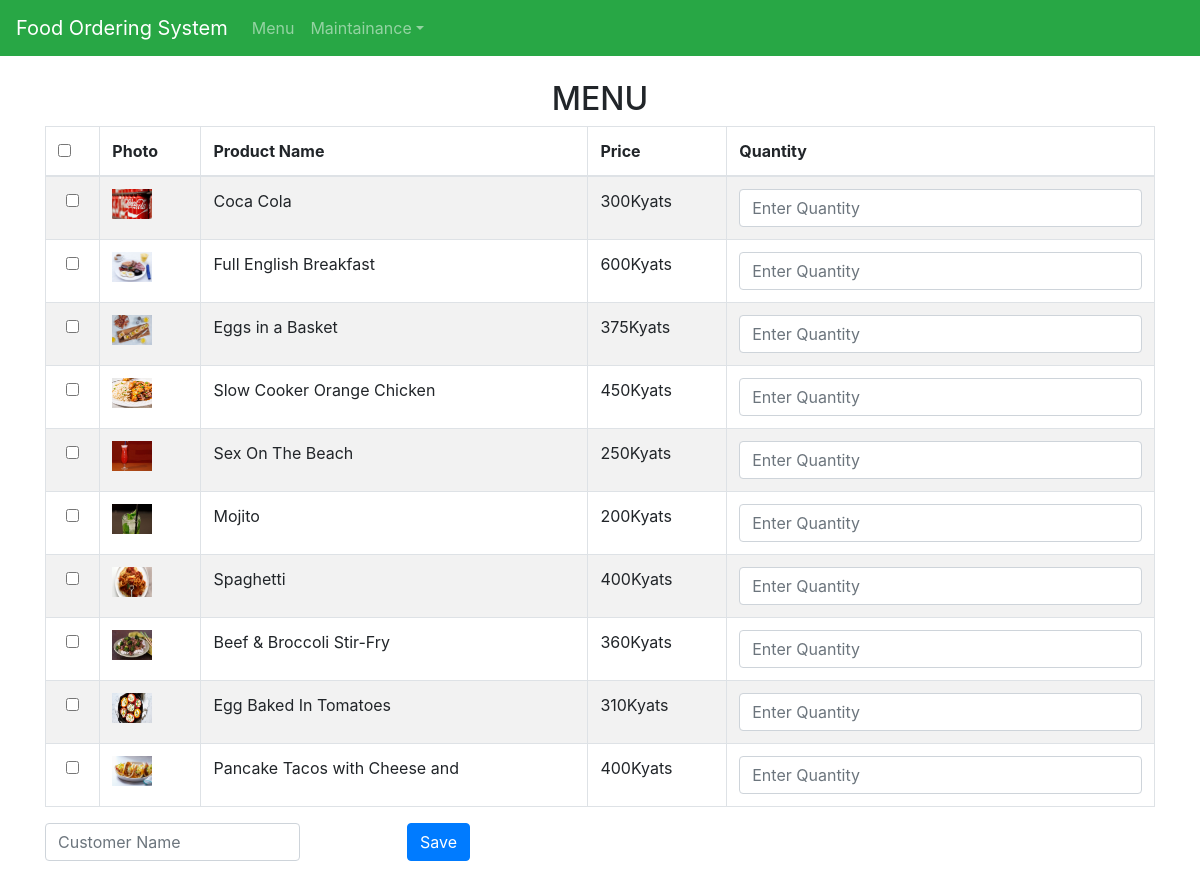
The page / on the database its author committed.
### tables this page shows
CREATE TABLE `products` (
  `productid` int(11) NOT NULL,
  `categoryid` int(11) NOT NULL,
  `productname` varchar(255) NOT NULL,
  `price` int(11) NOT NULL,
  `photo` text NOT NULL
);

### index.php (the view, shortened to what this page needs)
<?php
	include("navbar.php");
	include("admin/config/conn.php");
	$sql = "SELECT * FROM products ORDER BY productid DESC";
	$result = mysqli_query($conn,$sql);
	$iterate = 0;
?>
<body>
	<div class="container" style="margin-top: 80px">
		<h2 class="text-center">MENU</h2>
		<form action="purchase.php" method="POST">
			<table class="table table-striped table-bordered">
				<thead>
						<th><input type="checkbox" name="check" id="checkAll"></th>
						<th>Photo</th>
						<th>Product Name</th>
						<th>Price</th>
						<th>Quantity</th>
				</thead>
				<?php while($row = mysqli_fetch_assoc($result)): ?>
					<tr>
						<td class="text-center"><input type="checkbox" value="<?php echo $row['productid']; ?>||<?php echo $iterate; ?>" name="productid[]" style=""></td>
						<td><a href="product-detail.php"><img src="admin/<?php echo $row['photo']; ?>" height="30px" width="40px"></a?td>
						</td>
						<td><?php echo $row['productname']; ?></td>
						<td><?php echo number_format($row['price']); ?>Kyats</td>
						<td><input type="text" class="form-control" name="quantity_<?php echo $iterate; ?>" placeholder="Enter Quantity">
							</div>
						</td>
					</tr>
					<?php
						$iterate++;
					 	endwhile;
					?>
			<div class="row">
				<div class="col-md-3">
					<input type="text" name="customer" class="form-control" placeholder="Customer Name" required>
				</div>
				<div class="col-md-2" style="margin-left:-20px;">
					<button type="submit" class="btn btn-primary" style="float: right;"><span class="fas fa-save"></span> Save</button>
				</div>
			</div>
</body>

### header.php (shortened to what this page needs)
<!DOCTYPE html>
<html>
<head>
	<link rel="stylesheet" href="css/bootstrap.min.css">
</head>
</html>

### navbar.php (shortened to what this page needs)
<?php include("header.php") ?>
</head>
<body style="height: 1500px">
  <nav class="navbar navbar-expand-sm bg-success navbar-dark fixed-top">
    <a href="index.php" class="navbar-brand">Food Ordering System</a>
    <ul class="navbar-nav">
      <li class="nav-item">
        <a href="index.php" class="nav-link"> Menu </a>
      </li>
      <li class="nav-item dropdown">
        <a href="index.php" class="nav-link dropdown-toggle" id="navbardrop" data-toggle="dropdown">Maintainance</a>
      </li>
    </ul>
  </nav>
  <body>
  </body>

### rows shown on the page
products: photo (picture), productname "Coca Cola", price "300"
products: photo (picture), productname "Full English Breakfast", price "600"
products: photo (picture), productname "Eggs in a Basket", price "375"
products: photo (picture), productname "Slow Cooker Orange Chicken", price "450"
products: photo (picture), productname "Sex On The Beach", price "250"
products: photo (picture), productname "Mojito", price "200"
products: photo (picture), productname "Spaghetti", price "400"
products: photo (picture), productname "Beef & Broccoli Stir-Fry", price "360"
products: photo (picture), productname "Egg Baked In Tomatoes", price "310"
products: photo (picture), productname "Pancake Tacos with Cheese and", price "400"
